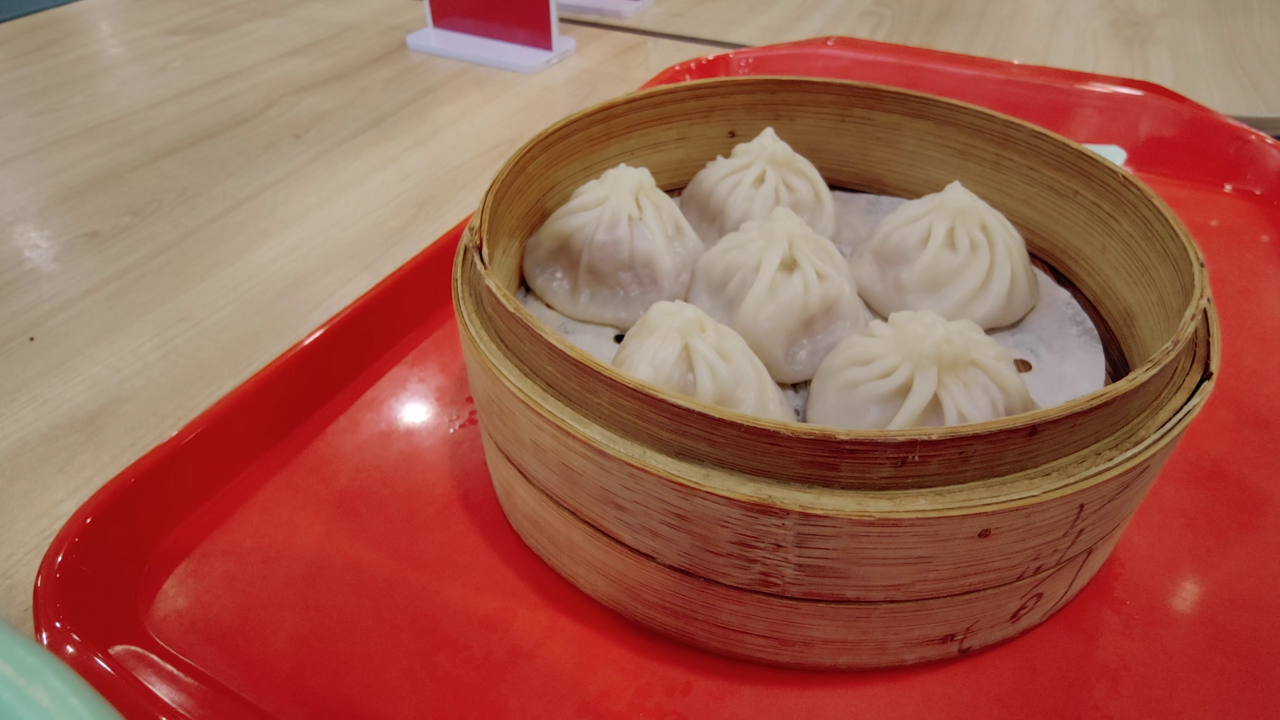
#> input picture Final/NeRF/data/nerf_llff_data/steamedbuns/images/0.jpg, 3840 x 2160 px, found by its file name (shown at 1/3 size); its folder holds 4 pictures in this run
$ python downsample.py   (older library calls are emulated)
#> lines starting #> are read from the running program, lines starting #| are printed output that depends on the picture
import os
from PIL import Image

# 输入文件夹路径和输出文件夹路径
input_folder = "/root/autodl-tmp/nerf-pytorch/data/nerf_llff_data/kipling/images"
output_folder = "/root/autodl-tmp/nerf-pytorch/data/nerf_llff_data/kipling/images_8"

# 创建输出文件夹
if not os.path.exists(output_folder):
    os.makedirs(output_folder)

# 获取输入文件夹中所有图片文件的列表
image_files = [f for f in os.listdir(input_folder) if os.path.isfile(os.path.join(input_folder, f))]

# 循环处理每个图片文件
for image_file in image_files:
    # 打开图像文件
    image_path = os.path.join(input_folder, image_file)
    image = Image.open(image_path)
#> image is the input picture: PIL image 3840x2160 RGB; mean R, G, B 160, 95.4, 79.2

    # 获取原始图像的宽度和高度
    width, height = image.size
#> width = 3840; height = 2160

    # 计算新图像的宽度和高度（原始图像的1/8）
    new_width = width // 8
#> new_width = 480
    new_height = height // 8
#> new_height = 270

    # 使用resize()函数对图像进行下采样
    downscaled_image = image.resize((new_width, new_height), Image.ANTIALIAS)
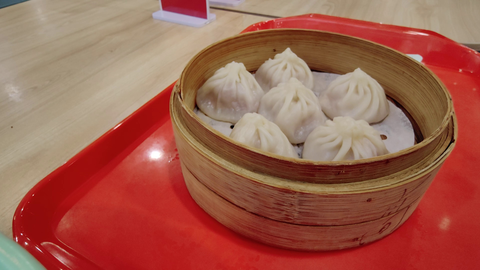
#> downscaled_image: PIL image 480x270 RGB; mean R, G, B 160, 95.4, 79.2

    # 构造输出文件路径
    output_path = os.path.join(output_folder, image_file)

    # 保存下采样后的图像
    downscaled_image.save(output_path)

    print(f"Downsampling complete: {image_file}")
#> pass 2 of the loop `for image_file in image_files:`:
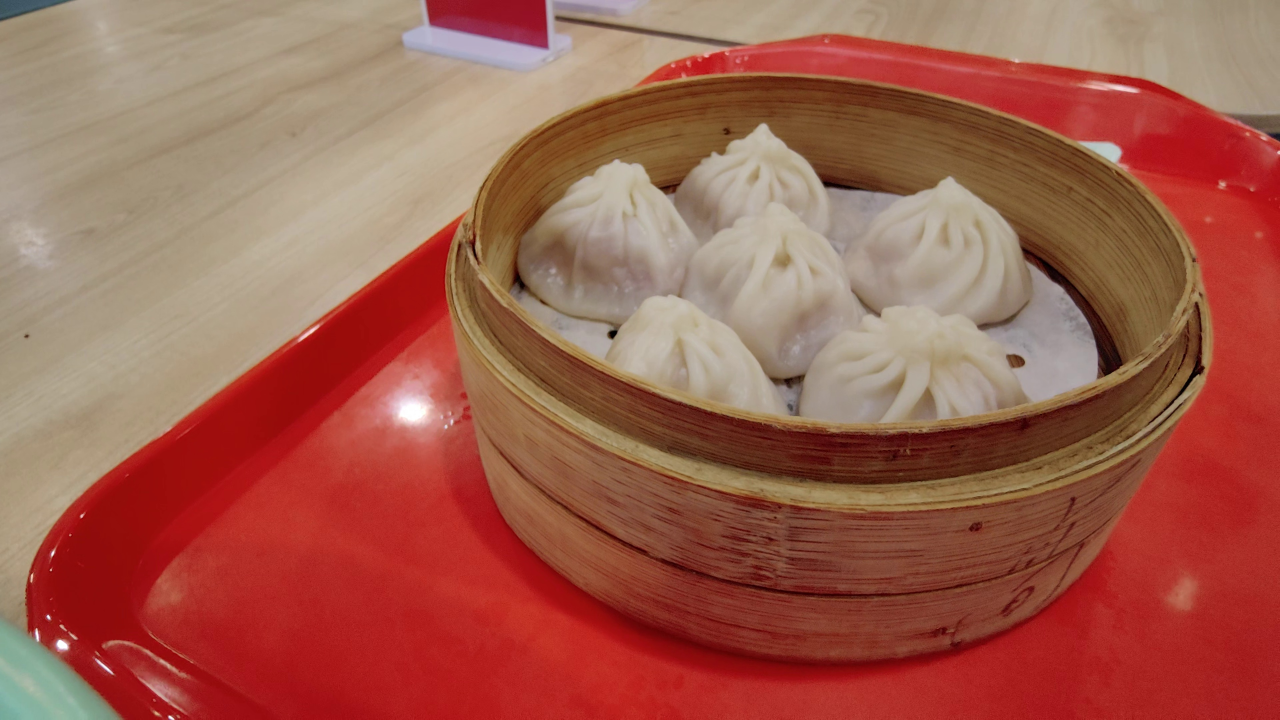
#> input picture Final/NeRF/data/nerf_llff_data/steamedbuns/images/1.jpg, 3840 x 2160 px, found by its file name (shown at 1/3 size)
#> image is the input picture: PIL image 3840x2160 RGB; mean R, G, B 159.8, 94.3, 78.3
#> `downscaled_image = image.resize((new_width, new_height), Image.ANTIALI..`:
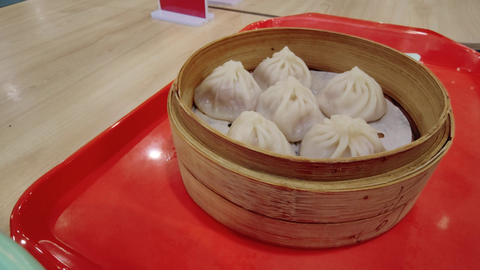
#> downscaled_image: PIL image 480x270 RGB; mean R, G, B 159.8, 94.3, 78.3
#> pass 3 of the loop `for image_file in image_files:`:
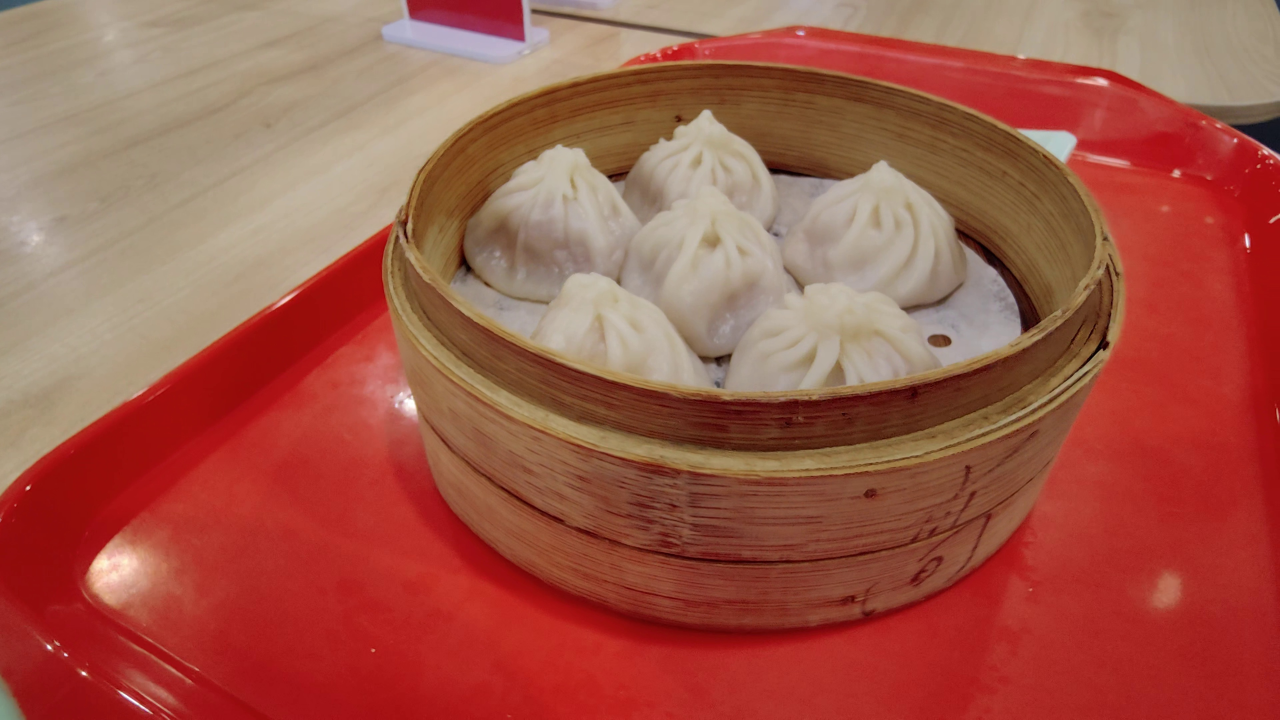
#> input picture Final/NeRF/data/nerf_llff_data/steamedbuns/images/10.jpg, 3840 x 2160 px, found by its file name (shown at 1/3 size)
#> image is the input picture: PIL image 3840x2160 RGB; mean R, G, B 161.9, 87.8, 73
#> `downscaled_image = image.resize((new_width, new_height), Image.ANTIALI..`:
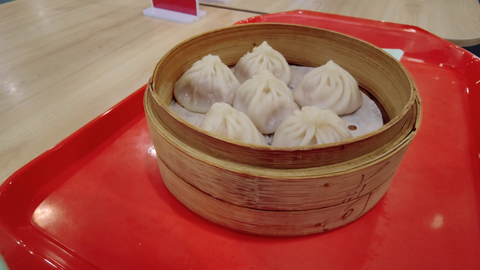
#> downscaled_image: PIL image 480x270 RGB; mean R, G, B 161.9, 87.8, 73
#> the loop made 4 passes; the first 3 are shown

print("All images downscaled successfully.")
